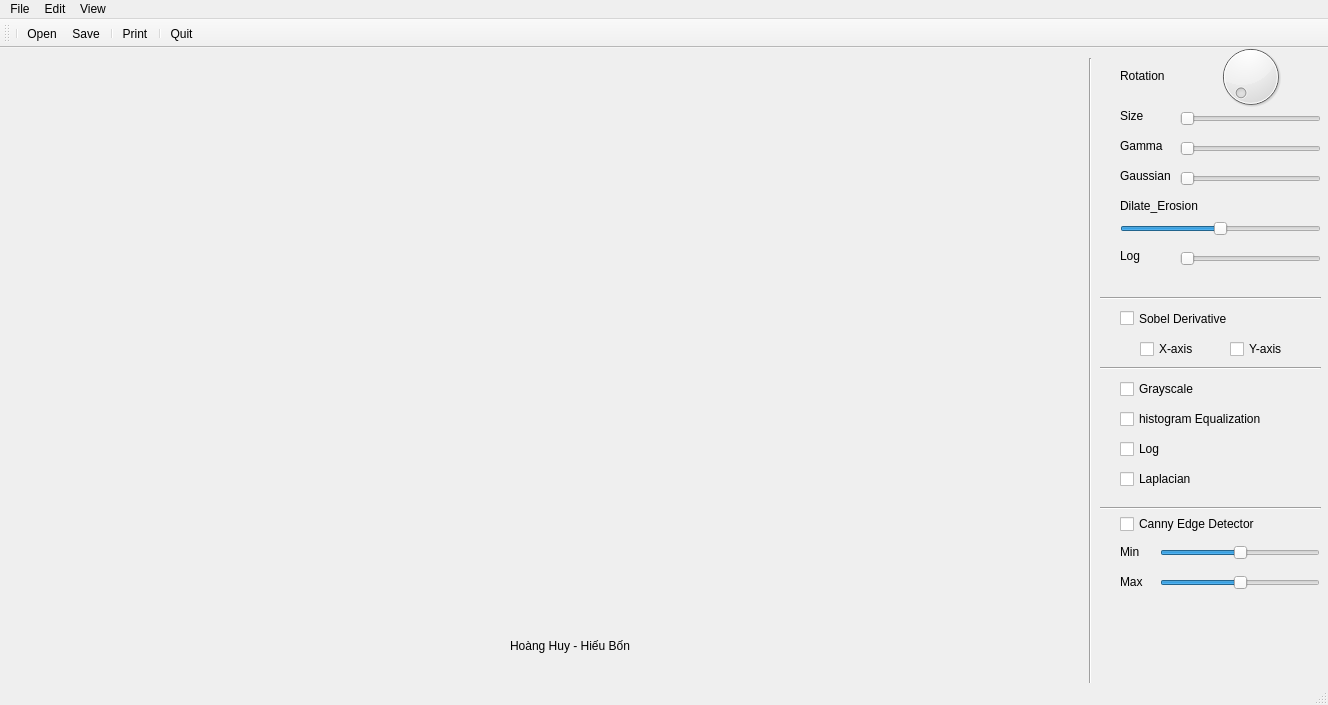
<?xml version="1.0" encoding="UTF-8"?>
<ui version="4.0">
 <class>MainWindow</class>
 <widget class="QMainWindow" name="MainWindow">
  <property name="geometry">
   <rect>
    <x>0</x>
    <y>0</y>
    <width>1328</width>
    <height>705</height>
   </rect>
  </property>
  <property name="windowTitle">
   <string>MainWindow</string>
  </property>
  <widget class="QWidget" name="centralwidget">
   <widget class="QLabel" name="imgLabel">
    <property name="geometry">
     <rect>
      <x>140</x>
      <y>30</y>
      <width>391</width>
      <height>491</height>
     </rect>
    </property>
    <property name="frameShape">
     <enum>QFrame::NoFrame</enum>
    </property>
    <property name="frameShadow">
     <enum>QFrame::Raised</enum>
    </property>
    <property name="text">
     <string/>
    </property>
   </widget>
   <widget class="QLabel" name="imgLabel2">
    <property name="geometry">
     <rect>
      <x>480</x>
      <y>20</y>
      <width>411</width>
      <height>491</height>
     </rect>
    </property>
    <property name="frameShape">
     <enum>QFrame::NoFrame</enum>
    </property>
    <property name="frameShadow">
     <enum>QFrame::Raised</enum>
    </property>
    <property name="text">
     <string/>
    </property>
   </widget>
   <widget class="QDial" name="dial">
    <property name="geometry">
     <rect>
      <x>1180</x>
      <y>-7</y>
      <width>141</width>
      <height>71</height>
     </rect>
    </property>
    <property name="font">
     <font>
      <pointsize>8</pointsize>
     </font>
    </property>
    <property name="maximum">
     <number>360</number>
    </property>
   </widget>
   <widget class="QLabel" name="label">
    <property name="geometry">
     <rect>
      <x>1120</x>
      <y>20</y>
      <width>55</width>
      <height>16</height>
     </rect>
    </property>
    <property name="text">
     <string>Rotation</string>
    </property>
   </widget>
   <widget class="QSlider" name="horizontalSlider">
    <property name="geometry">
     <rect>
      <x>1180</x>
      <y>90</y>
      <width>141</width>
      <height>22</height>
     </rect>
    </property>
    <property name="minimum">
     <number>0</number>
    </property>
    <property name="maximum">
     <number>4</number>
    </property>
    <property name="value">
     <number>0</number>
    </property>
    <property name="sliderPosition">
     <number>0</number>
    </property>
    <property name="orientation">
     <enum>Qt::Horizontal</enum>
    </property>
   </widget>
   <widget class="QLabel" name="label_2">
    <property name="geometry">
     <rect>
      <x>1120</x>
      <y>90</y>
      <width>55</width>
      <height>16</height>
     </rect>
    </property>
    <property name="text">
     <string>Gamma</string>
    </property>
   </widget>
   <widget class="Line" name="line_5">
    <property name="geometry">
     <rect>
      <x>1080</x>
      <y>10</y>
      <width>20</width>
      <height>631</height>
     </rect>
    </property>
    <property name="orientation">
     <enum>Qt::Vertical</enum>
    </property>
   </widget>
   <widget class="QSlider" name="size_Img">
    <property name="geometry">
     <rect>
      <x>1180</x>
      <y>60</y>
      <width>141</width>
      <height>22</height>
     </rect>
    </property>
    <property name="minimum">
     <number>1</number>
    </property>
    <property name="maximum">
     <number>10</number>
    </property>
    <property name="value">
     <number>1</number>
    </property>
    <property name="sliderPosition">
     <number>1</number>
    </property>
    <property name="orientation">
     <enum>Qt::Horizontal</enum>
    </property>
   </widget>
   <widget class="QLabel" name="label_3">
    <property name="geometry">
     <rect>
      <x>1120</x>
      <y>60</y>
      <width>55</width>
      <height>16</height>
     </rect>
    </property>
    <property name="text">
     <string>Size</string>
    </property>
   </widget>
   <widget class="QLabel" name="label_4">
    <property name="geometry">
     <rect>
      <x>1120</x>
      <y>120</y>
      <width>55</width>
      <height>16</height>
     </rect>
    </property>
    <property name="text">
     <string>Gaussian</string>
    </property>
   </widget>
   <widget class="QSlider" name="gaussian_QSlider">
    <property name="geometry">
     <rect>
      <x>1180</x>
      <y>120</y>
      <width>141</width>
      <height>22</height>
     </rect>
    </property>
    <property name="minimum">
     <number>0</number>
    </property>
    <property name="maximum">
     <number>4</number>
    </property>
    <property name="value">
     <number>0</number>
    </property>
    <property name="sliderPosition">
     <number>0</number>
    </property>
    <property name="orientation">
     <enum>Qt::Horizontal</enum>
    </property>
   </widget>
   <widget class="QSlider" name="erosion">
    <property name="geometry">
     <rect>
      <x>1120</x>
      <y>170</y>
      <width>201</width>
      <height>22</height>
     </rect>
    </property>
    <property name="minimum">
     <number>-5</number>
    </property>
    <property name="maximum">
     <number>5</number>
    </property>
    <property name="value">
     <number>0</number>
    </property>
    <property name="sliderPosition">
     <number>0</number>
    </property>
    <property name="orientation">
     <enum>Qt::Horizontal</enum>
    </property>
   </widget>
   <widget class="QLabel" name="label_5">
    <property name="geometry">
     <rect>
      <x>1120</x>
      <y>150</y>
      <width>91</width>
      <height>16</height>
     </rect>
    </property>
    <property name="text">
     <string>Dilate_Erosion</string>
    </property>
   </widget>
   <widget class="QLabel" name="log">
    <property name="geometry">
     <rect>
      <x>1120</x>
      <y>200</y>
      <width>55</width>
      <height>16</height>
     </rect>
    </property>
    <property name="text">
     <string>Log</string>
    </property>
   </widget>
   <widget class="QSlider" name="Qlog">
    <property name="geometry">
     <rect>
      <x>1180</x>
      <y>200</y>
      <width>141</width>
      <height>22</height>
     </rect>
    </property>
    <property name="minimum">
     <number>2</number>
    </property>
    <property name="maximum">
     <number>4</number>
    </property>
    <property name="value">
     <number>2</number>
    </property>
    <property name="sliderPosition">
     <number>2</number>
    </property>
    <property name="orientation">
     <enum>Qt::Horizontal</enum>
    </property>
   </widget>
   <widget class="QCheckBox" name="sobel">
    <property name="geometry">
     <rect>
      <x>1120</x>
      <y>260</y>
      <width>171</width>
      <height>21</height>
     </rect>
    </property>
    <property name="text">
     <string>Sobel Derivative</string>
    </property>
   </widget>
   <widget class="QCheckBox" name="sobel_x">
    <property name="geometry">
     <rect>
      <x>1140</x>
      <y>290</y>
      <width>71</width>
      <height>22</height>
     </rect>
    </property>
    <property name="text">
     <string>X-axis</string>
    </property>
   </widget>
   <widget class="Line" name="line_3">
    <property name="geometry">
     <rect>
      <x>1100</x>
      <y>310</y>
      <width>221</width>
      <height>20</height>
     </rect>
    </property>
    <property name="orientation">
     <enum>Qt::Horizontal</enum>
    </property>
   </widget>
   <widget class="QCheckBox" name="sobel_y">
    <property name="geometry">
     <rect>
      <x>1230</x>
      <y>290</y>
      <width>81</width>
      <height>22</height>
     </rect>
    </property>
    <property name="text">
     <string>Y-axis</string>
    </property>
   </widget>
   <widget class="Line" name="line_4">
    <property name="geometry">
     <rect>
      <x>1100</x>
      <y>240</y>
      <width>221</width>
      <height>20</height>
     </rect>
    </property>
    <property name="orientation">
     <enum>Qt::Horizontal</enum>
    </property>
   </widget>
   <widget class="QCheckBox" name="gray">
    <property name="geometry">
     <rect>
      <x>1120</x>
      <y>330</y>
      <width>97</width>
      <height>22</height>
     </rect>
    </property>
    <property name="text">
     <string>Grayscale</string>
    </property>
   </widget>
   <widget class="QCheckBox" name="hist">
    <property name="geometry">
     <rect>
      <x>1120</x>
      <y>360</y>
      <width>161</width>
      <height>22</height>
     </rect>
    </property>
    <property name="text">
     <string>histogram Equalization</string>
    </property>
   </widget>
   <widget class="QCheckBox" name="cbLog">
    <property name="geometry">
     <rect>
      <x>1120</x>
      <y>390</y>
      <width>161</width>
      <height>22</height>
     </rect>
    </property>
    <property name="text">
     <string>Log</string>
    </property>
   </widget>
   <widget class="QCheckBox" name="cbLap">
    <property name="geometry">
     <rect>
      <x>1120</x>
      <y>420</y>
      <width>161</width>
      <height>22</height>
     </rect>
    </property>
    <property name="text">
     <string>Laplacian</string>
    </property>
   </widget>
   <widget class="QLabel" name="label_6">
    <property name="geometry">
     <rect>
      <x>1120</x>
      <y>495</y>
      <width>31</width>
      <height>17</height>
     </rect>
    </property>
    <property name="text">
     <string>Min</string>
    </property>
   </widget>
   <widget class="QLabel" name="label_7">
    <property name="geometry">
     <rect>
      <x>1120</x>
      <y>525</y>
      <width>31</width>
      <height>17</height>
     </rect>
    </property>
    <property name="text">
     <string>Max</string>
    </property>
   </widget>
   <widget class="QCheckBox" name="canny">
    <property name="geometry">
     <rect>
      <x>1120</x>
      <y>465</y>
      <width>171</width>
      <height>22</height>
     </rect>
    </property>
    <property name="autoFillBackground">
     <bool>false</bool>
    </property>
    <property name="text">
     <string>Canny Edge Detector</string>
    </property>
    <property name="checkable">
     <bool>true</bool>
    </property>
    <property name="checked">
     <bool>false</bool>
    </property>
   </widget>
   <widget class="QSlider" name="canny_min">
    <property name="geometry">
     <rect>
      <x>1160</x>
      <y>490</y>
      <width>160</width>
      <height>29</height>
     </rect>
    </property>
    <property name="maximum">
     <number>200</number>
    </property>
    <property name="value">
     <number>100</number>
    </property>
    <property name="orientation">
     <enum>Qt::Horizontal</enum>
    </property>
   </widget>
   <widget class="QSlider" name="canny_max">
    <property name="geometry">
     <rect>
      <x>1160</x>
      <y>520</y>
      <width>160</width>
      <height>29</height>
     </rect>
    </property>
    <property name="maximum">
     <number>400</number>
    </property>
    <property name="value">
     <number>200</number>
    </property>
    <property name="orientation">
     <enum>Qt::Horizontal</enum>
    </property>
   </widget>
   <widget class="Line" name="line_6">
    <property name="geometry">
     <rect>
      <x>1100</x>
      <y>450</y>
      <width>221</width>
      <height>20</height>
     </rect>
    </property>
    <property name="orientation">
     <enum>Qt::Horizontal</enum>
    </property>
   </widget>
   <widget class="QLabel" name="label_8">
    <property name="geometry">
     <rect>
      <x>510</x>
      <y>590</y>
      <width>131</width>
      <height>16</height>
     </rect>
    </property>
    <property name="text">
     <string>Hoàng Huy - Hiếu Bốn</string>
    </property>
   </widget>
  </widget>
  <widget class="QMenuBar" name="menubar">
   <property name="geometry">
    <rect>
     <x>0</x>
     <y>0</y>
     <width>1328</width>
     <height>26</height>
    </rect>
   </property>
   <widget class="QMenu" name="menuFile">
    <property name="title">
     <string>File</string>
    </property>
    <addaction name="actionOpen"/>
    <addaction name="actionSave"/>
    <addaction name="separator"/>
    <addaction name="actionPrint"/>
    <addaction name="actionSaveAs"/>
    <addaction name="separator"/>
    <addaction name="actionQuit"/>
   </widget>
   <widget class="QMenu" name="menuTool">
    <property name="title">
     <string>Edit</string>
    </property>
    <widget class="QMenu" name="menuCh_ng_5">
     <property name="title">
      <string>Chương 5</string>
     </property>
     <widget class="QMenu" name="menuFourier">
      <property name="title">
       <string>Fourier</string>
      </property>
      <addaction name="actionTanSo"/>
      <addaction name="separator"/>
      <addaction name="actionIdeal_LPF"/>
      <addaction name="actionButter_LPF"/>
      <addaction name="actionGaussian_LPF"/>
      <addaction name="separator"/>
      <addaction name="actionIdeal_HPF"/>
      <addaction name="actionButterworth_HPF"/>
      <addaction name="actionGaussian_HPF"/>
     </widget>
     <addaction name="menuFourier"/>
    </widget>
    <widget class="QMenu" name="menuCh_ng_4">
     <property name="title">
      <string>Chương 4</string>
     </property>
     <addaction name="actionFilter_Average"/>
     <addaction name="actionGaussan"/>
     <addaction name="actionHigh_Boost"/>
     <addaction name="actionLaplacian"/>
     <addaction name="actionUnsharp"/>
    </widget>
    <widget class="QMenu" name="menuCh_ng_3">
     <property name="title">
      <string>Chương 3</string>
     </property>
     <addaction name="actioAnhXam"/>
     <addaction name="actionNegative"/>
     <addaction name="actionLog"/>
     <addaction name="actionHistogram"/>
     <addaction name="action2_2"/>
    </widget>
    <widget class="QMenu" name="menuCh_ng_7">
     <property name="title">
      <string>Chương 7</string>
     </property>
     <addaction name="actionDilate"/>
     <addaction name="actionErode"/>
     <addaction name="actionOpen_2"/>
     <addaction name="actionClose"/>
     <addaction name="actionHit_miss"/>
     <addaction name="actionMorboundary"/>
     <addaction name="actionGradient"/>
     <addaction name="actionConvex"/>
    </widget>
    <widget class="QMenu" name="menuCh_ng_8">
     <property name="title">
      <string>Chương 8</string>
     </property>
     <addaction name="actionx_direcction_Sobel"/>
     <addaction name="actiony_direction_Sobel"/>
     <addaction name="actionLaplacian_2"/>
     <addaction name="actionLaplacian_of_Gaussian"/>
     <addaction name="actionZero_Crossing_of_Log"/>
     <addaction name="actionCanny"/>
     <addaction name="actionHough"/>
    </widget>
    <widget class="QMenu" name="menuCh_ng_2">
     <property name="title">
      <string>Chương 2</string>
     </property>
     <addaction name="actionRotation"/>
     <addaction name="actionAffine"/>
    </widget>
    <addaction name="menuCh_ng_2"/>
    <addaction name="separator"/>
    <addaction name="menuCh_ng_3"/>
    <addaction name="separator"/>
    <addaction name="menuCh_ng_4"/>
    <addaction name="separator"/>
    <addaction name="menuCh_ng_5"/>
    <addaction name="separator"/>
    <addaction name="menuCh_ng_7"/>
    <addaction name="separator"/>
    <addaction name="menuCh_ng_8"/>
   </widget>
   <widget class="QMenu" name="menuView">
    <property name="title">
     <string>View</string>
    </property>
    <addaction name="actionSmall"/>
   </widget>
   <addaction name="menuFile"/>
   <addaction name="menuTool"/>
   <addaction name="menuView"/>
  </widget>
  <widget class="QStatusBar" name="statusbar"/>
  <widget class="QToolBar" name="toolBar">
   <property name="windowTitle">
    <string>toolBar</string>
   </property>
   <attribute name="toolBarArea">
    <enum>TopToolBarArea</enum>
   </attribute>
   <attribute name="toolBarBreak">
    <bool>false</bool>
   </attribute>
   <addaction name="separator"/>
   <addaction name="actionOpen"/>
   <addaction name="actionSave"/>
   <addaction name="separator"/>
   <addaction name="actionPrint"/>
   <addaction name="separator"/>
   <addaction name="actionQuit"/>
  </widget>
  <action name="actionNew">
   <property name="icon">
    <iconset>
     <normaloff>../../bong.jpg</normaloff>../../bong.jpg</iconset>
   </property>
   <property name="text">
    <string>New</string>
   </property>
  </action>
  <action name="actionOpen">
   <property name="icon">
    <iconset>
     <normaloff>open.png</normaloff>open.png</iconset>
   </property>
   <property name="text">
    <string>Open</string>
   </property>
  </action>
  <action name="actionSave">
   <property name="icon">
    <iconset>
     <normaloff>Save.png</normaloff>Save.png</iconset>
   </property>
   <property name="text">
    <string>Save</string>
   </property>
  </action>
  <action name="actionPrint">
   <property name="icon">
    <iconset>
     <normaloff>print.png</normaloff>print.png</iconset>
   </property>
   <property name="text">
    <string>Print</string>
   </property>
  </action>
  <action name="actionSaveAs">
   <property name="icon">
    <iconset>
     <normaloff>SaveAs.png</normaloff>SaveAs.png</iconset>
   </property>
   <property name="text">
    <string>Save as...</string>
   </property>
  </action>
  <action name="actionQuit">
   <property name="icon">
    <iconset>
     <normaloff>Quit.png</normaloff>Quit.png</iconset>
   </property>
   <property name="text">
    <string>Quit</string>
   </property>
  </action>
  <action name="actioAnhXam">
   <property name="text">
    <string>Graycsale</string>
   </property>
  </action>
  <action name="actionCanny">
   <property name="text">
    <string>Canny</string>
   </property>
  </action>
  <action name="actionNegative">
   <property name="text">
    <string>Negative</string>
   </property>
  </action>
  <action name="actionHistogram">
   <property name="text">
    <string>Histogram</string>
   </property>
  </action>
  <action name="actionLog">
   <property name="text">
    <string>Log </string>
   </property>
  </action>
  <action name="action0_5">
   <property name="text">
    <string>0.5</string>
   </property>
  </action>
  <action name="action1">
   <property name="text">
    <string>1</string>
   </property>
  </action>
  <action name="action2">
   <property name="text">
    <string>2</string>
   </property>
  </action>
  <action name="action3">
   <property name="text">
    <string>3</string>
   </property>
  </action>
  <action name="action4">
   <property name="text">
    <string>4</string>
   </property>
  </action>
  <action name="action0_7">
   <property name="text">
    <string>0.7</string>
   </property>
  </action>
  <action name="actionGaussan">
   <property name="text">
    <string>Gaussan</string>
   </property>
  </action>
  <action name="actionHigh_Boost">
   <property name="text">
    <string>High Boost</string>
   </property>
  </action>
  <action name="actionLaplacian">
   <property name="text">
    <string>Laplacian</string>
   </property>
  </action>
  <action name="actionFilter_Average">
   <property name="text">
    <string>Filter Average</string>
   </property>
  </action>
  <action name="actionUnsharp">
   <property name="text">
    <string>Unsharp</string>
   </property>
  </action>
  <action name="actionCh_ng_5">
   <property name="text">
    <string>Chương 5</string>
   </property>
  </action>
  <action name="actionTanSo">
   <property name="text">
    <string>Ảnh Miền Tần Số</string>
   </property>
  </action>
  <action name="actionIdeal_LPF">
   <property name="text">
    <string>Ideal LPF</string>
   </property>
  </action>
  <action name="actionButter_LPF">
   <property name="text">
    <string>Butterworth LPF</string>
   </property>
  </action>
  <action name="actionGaussian_LPF">
   <property name="text">
    <string>Gaussian LPF</string>
   </property>
  </action>
  <action name="actionIdeal_HPF">
   <property name="text">
    <string>Ideal HPF</string>
   </property>
  </action>
  <action name="actionButterworth_HPF">
   <property name="text">
    <string>Butterworth HPF</string>
   </property>
  </action>
  <action name="actionGaussian_HPF">
   <property name="text">
    <string>Gaussian HPF</string>
   </property>
  </action>
  <action name="actiondilate">
   <property name="text">
    <string>dilate</string>
   </property>
  </action>
  <action name="actionErode">
   <property name="text">
    <string>Erode</string>
   </property>
  </action>
  <action name="actionOpen_2">
   <property name="text">
    <string>Open</string>
   </property>
  </action>
  <action name="actionClose">
   <property name="text">
    <string>Close</string>
   </property>
  </action>
  <action name="actionHit_miss">
   <property name="text">
    <string>Hit-miss</string>
   </property>
  </action>
  <action name="actionDilate">
   <property name="text">
    <string>Dilate</string>
   </property>
  </action>
  <action name="actionMorboundary">
   <property name="text">
    <string>Morboundary</string>
   </property>
  </action>
  <action name="actionGradient">
   <property name="text">
    <string>Gradient</string>
   </property>
  </action>
  <action name="actionConvex">
   <property name="text">
    <string>Convex</string>
   </property>
  </action>
  <action name="actionx_direcction_Sobel">
   <property name="text">
    <string>x_direcction Sobel</string>
   </property>
  </action>
  <action name="actiony_direction_Sobel">
   <property name="text">
    <string>y_direction Sobel</string>
   </property>
  </action>
  <action name="actionLaplacian_2">
   <property name="text">
    <string>Sobel Laplacian</string>
   </property>
  </action>
  <action name="actionLaplacian_of_Gaussian">
   <property name="text">
    <string>Laplacian of Gaussian</string>
   </property>
  </action>
  <action name="actionZero_Crossing_of_Log">
   <property name="text">
    <string>Zero-Crossing of Log</string>
   </property>
  </action>
  <action name="actionHough">
   <property name="text">
    <string>Hough</string>
   </property>
  </action>
  <action name="actionBig">
   <property name="text">
    <string>Phóng to</string>
   </property>
  </action>
  <action name="actionSmall">
   <property name="text">
    <string>Thu nhỏ </string>
   </property>
  </action>
  <action name="actionRotation">
   <property name="text">
    <string>Rotation</string>
   </property>
  </action>
  <action name="actionAffine">
   <property name="text">
    <string>Affine</string>
   </property>
  </action>
  <action name="action2_2">
   <property name="text">
    <string>Gamma</string>
   </property>
  </action>
 </widget>
 <resources/>
 <connections/>
</ui>
